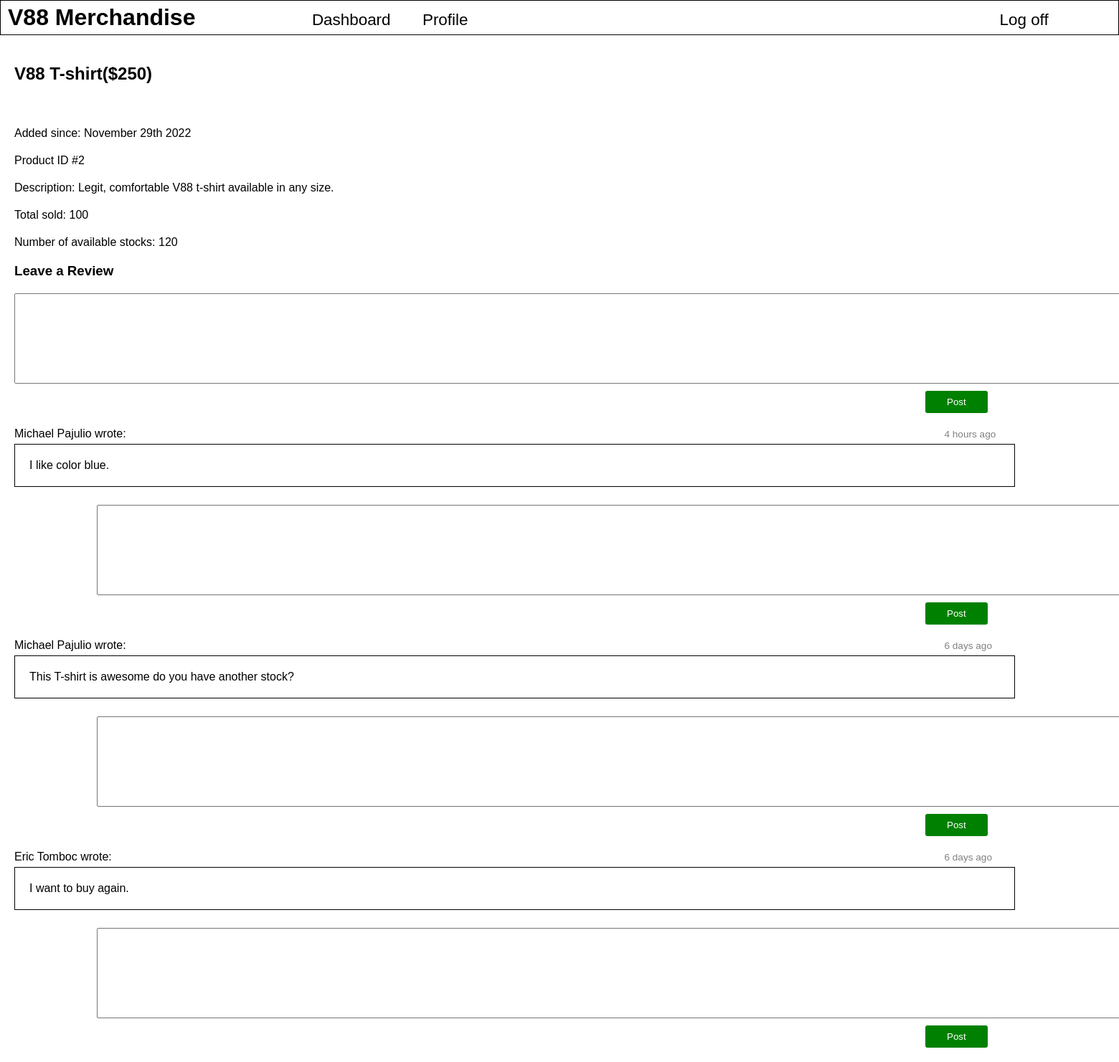
The page /products/show/2 on the database its author committed.
### tables this page shows
CREATE TABLE `sales` (
  `id` int(11) NOT NULL AUTO_INCREMENT,
  `product_id` int(11) DEFAULT NULL,
  `qty_sold` int(11) DEFAULT NULL,
  `created_at` datetime DEFAULT NULL,
  `updated_at` datetime DEFAULT NULL,
  PRIMARY KEY (`id`)
);

CREATE TABLE `products` (
  `id` int(11) NOT NULL AUTO_INCREMENT,
  `product_name` varchar(255) DEFAULT NULL,
  `description` text,
  `price` int(11) DEFAULT NULL,
  `inventory_count` int(11) DEFAULT NULL,
  `created_at` datetime DEFAULT NULL,
  `updated_at` datetime DEFAULT NULL,
  PRIMARY KEY (`id`)
);

CREATE TABLE `reviews` (
  `id` int(11) NOT NULL AUTO_INCREMENT,
  `user_id` int(11) DEFAULT NULL,
  `product_id` int(11) DEFAULT NULL,
  `review` text,
  `created_at` datetime DEFAULT NULL,
  `updated_at` datetime DEFAULT NULL,
  PRIMARY KEY (`id`)
);

### application/controllers/Products.php (called while the page is built, shortened)
<?php
    class Products extends CI_Controller
    {
        public function show($id)
        {
            $current_user_id = $this->session->userdata('user_id');
            $email = $this->session->userdata('email');
            $this->session->set_userdata('product_id', $id);
            if($current_user_id == 1){
                $this->load->view('templates/admin_header');
            }else{
                $this->load->view('templates/user_header');
            }
            $product = $this->product->get_product($id);
            $user = $this->user->get_user_by_email($email);
            $product_reviews = $this->review->get_reviews();
            $inbox = array();
            foreach($product_reviews as $review){
                if($review['product_id'] == $id){
                    $review_time_diff = $this->review->get_review_time_diff($review['time_diff'], $review['created']);
                    $comments = $this->comment->get_comments_by_review_id($review['id']);
                    $review['comments'] = $comments;
                    $review['review_time'] = $review_time_diff;
                    $inbox[] = $review;
                }
            }
            $parram = array(
                'inbox' => $inbox,
                'product' => $product,
                'user' => $user
            );
            $this->load->view('products/show', $parram);
        }
    }
?>

### index.php (called while the page is built, shortened)
<?php
require_once BASEPATH.'core/CodeIgniter.php';

### application/models/Product.php (called while the page is built, shortened)
<?php
    class Product extends CI_Model
    {
        function get_product($id)
        {
            $query = "SELECT products.*, DATE_FORMAT(products.created_at, '%M %D %Y') AS created , sales.qty_sold AS qty_sold FROM products
            LEFT JOIN sales ON product_id = products.id WHERE products. id=?";
            return $this->db->query($query, $this->security->xss_clean($id))->row_array();
        }
    }
?>

### application/models/Review.php (called while the page is built, shortened)
<?php
    class Review extends CI_Model
    {
        function get_reviews()
        {
            $query = "SELECT reviews.*,DATE_FORMAT(reviews.created_at, '%M %D %Y') AS created, TIMESTAMPDIFF(MINUTE, reviews.created_at, NOW()) AS time_diff, CONCAT(first_name, ' ', last_name) as username  FROM reviews
                        INNER JOIN products ON products.id = reviews.product_id
                        INNER JOIN users ON users.id = reviews.user_id
                        ORDER BY reviews.created_at DESC";
            return $this->db->query($query)->result_array();
        }
        function get_review_time_diff($now, $created)
        {
            $now *= 60;
            $minute = round($now / 60);
            $hour = round($minute / 60);
            $day = round($hour / 24);
            if($now < 60){
                return $now . ' seconds ago';
            }elseif($now >= 60 AND $now < 3600 ){
                return $minute . ' minutes ago';
            }elseif($now >= 3600  AND $now < 86400){
                return $hour . " hours ago";
            }elseif($now >= 86400 AND $now < 604800 ){
                return $day . " days ago";
            }else{
                return $created;
            }
        }
    }
?>

### application/models/Comment.php (called while the page is built, shortened)
<?php
    class Comment extends CI_Model
    {
        function get_comments_by_review_id($review_id)
        {
            $query = "SELECT comments.*,DATE_FORMAT(comments.created_at, '%M %D %Y') AS created,
                        TIMESTAMPDIFF(MINUTE, comments.created_at, NOW()) AS time_diff,
                        CONCAT(first_name, ' ' , last_name) AS commentator
                        FROM comments
                        INNER JOIN users ON users.id = comments.user_id
                        INNER JOIN reviews ON reviews.id = comments.review_id
                        WHERE reviews.id = ? ORDER BY comments.created_at DESC";
            return $this->db->query($query, $review_id)->result_array();
        }
    }
?>

### application/views/products/show.php (the view, shortened to what this page needs)
<!DOCTYPE html>
<html lang="en">
    <head>
        <link rel="stylesheet" href="<?= base_url();?>assets/css/home_style.css">
    </head>
    <body>
        <h2><?= $product['product_name']; ?>($<?= $product['price']; ?>)</h2>
        <p>Added since: <?= $product['created']; ?> </p>
        <p>Product ID #<?= $product['id']; ?></p>
        <p>Description: <?= $product['description']; ?> </p>
        <p>Total sold: <?= $product['qty_sold']; ?></p>
        <p>Number of available stocks: <?= $product['inventory_count']; ?></p>
        <h3>Leave a Review</h3>
        <form action="<?= base_url(); ?>products/validate_review" method="POST">
            <textarea name="review" id="" cols="200" rows="8"></textarea>
            <input type="submit" value="Post" id="post">
        </form>
<?php
    foreach($inbox as $review){
?>
        <div class="review-div">
            <form  action="<?= base_url(); ?>products/validate_comment" method="POST">
                <p class="reviewer-p"><?= $review['username']?> wrote:</p> <span class="reviewer-s"><?= $review['review_time']?></span>
                <p class="reviewer-content"><?= $review['review']; ?></p>
                <textarea name="comment" class="comment-input" cols="183" rows="8"></textarea>
                <input type="submit" value="Post" id="post">
            </form>
<?php
    }
?>
        </div>
    </body>
</html>

### assets/css/home_style.css (style rules this page uses)
* { font-family: sans-serif; }
body { margin: 0; }
.navbar h1, h2, table { display: inline-block; }
h2 { margin: 40px 20px; width: 80%; }

### application/views/products/show.php (style rules this page uses)
p, h3, form { margin: 20px; }
input { background-color: green; color: white; display: block; padding: 8px 30px; margin: 10px 0 0 1270px; border: none; border-radius: 3px; }
.reviewer-p { display: inline-block; margin: 0; width: 85%; }
.reviewer-content { display: inline-block; padding: 20px; margin: 5px 0; width: 89%; border: 1px solid black; }
.reviewer-s, .commentator-s { color: gray; }
.reviewer-s, .commentator-s { font-size: .85rem; }
.comment-input { margin: 20px 0 0 115px; }

### rows shown on the page
sales: product.product_name "V88 T-shirt", product.price "250", product "2", product.description "Legit, comfortable V88 t-shirt available in any size.", qty_sold "100", product.inventory_count "120"
reviews: username "Michael Pajulio", review_time "4 hours ago", review "I like color blue."
reviews: username "Michael Pajulio", review_time "6 days ago", review "This T-shirt is awesome do you have another stock?"
reviews: username "Eric Tomboc", review_time "6 days ago", review "I want to buy again."

### other values the page prints
$product['created'] "November 29th 2022"
